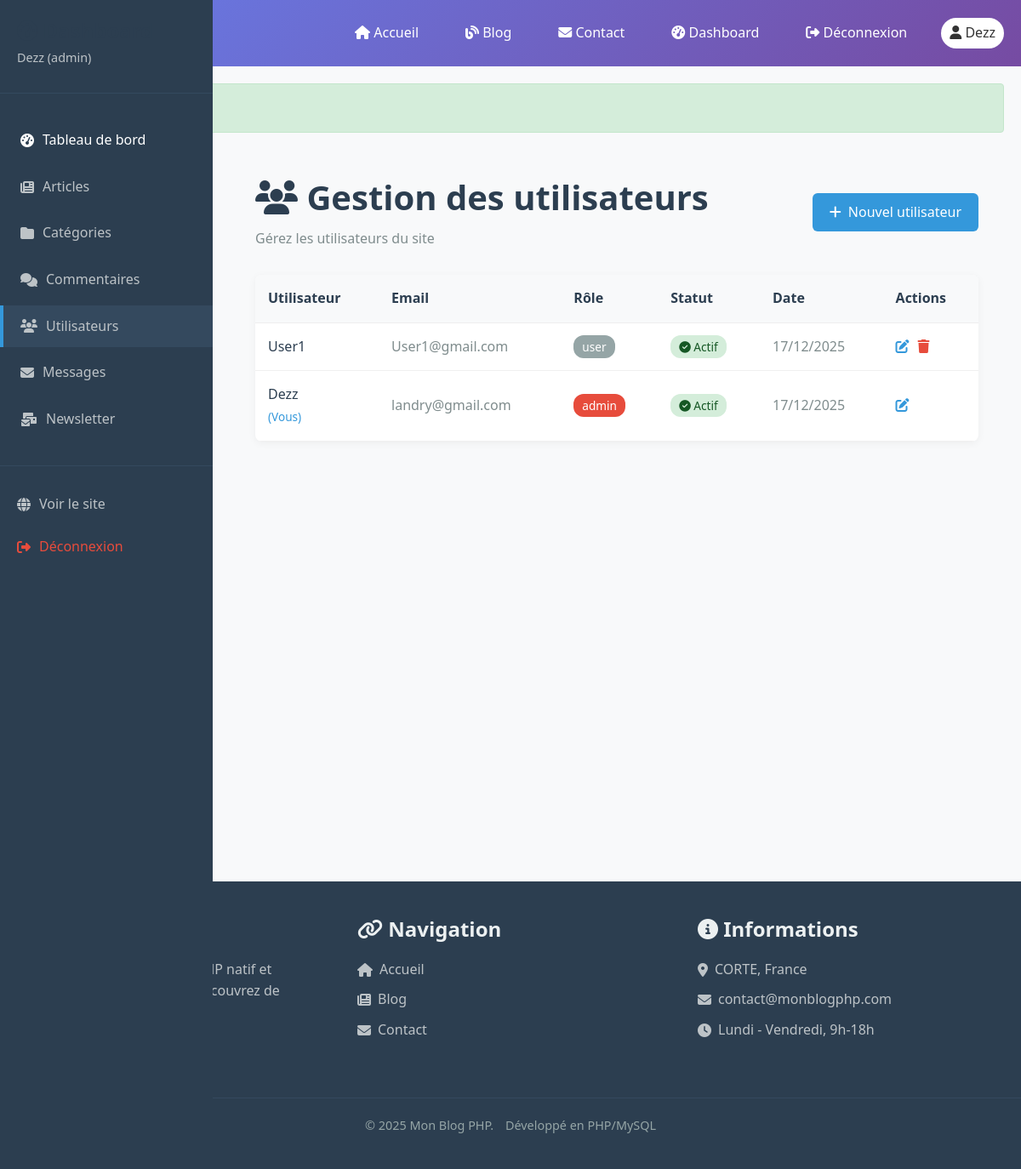
The app's page /dashboard/users.php (signed in) with its own data.
### tables this page shows
CREATE TABLE `users` (
  `id` int(11) NOT NULL,
  `username` varchar(50) NOT NULL,
  `email` varchar(100) NOT NULL,
  `password` varchar(255) NOT NULL,
  `role` enum('admin','author','user') DEFAULT 'user',
  `avatar` varchar(255) DEFAULT NULL,
  `created_at` datetime DEFAULT current_timestamp(),
  `is_active` tinyint(1) DEFAULT 1,
  `reset_token` varchar(100) DEFAULT NULL,
  `token_expiry` datetime DEFAULT NULL
);

### classes/Database.php (called while the page is built, shortened)
<?php
class Database {
    private static $instance = null;
    private function __construct() {
        try {
            $this->pdo = new PDO(
                "mysql:host=" . DB_HOST . ";dbname=" . DB_NAME . ";charset=utf8mb4",
                DB_USER,
                DB_PASS,
                [
                    PDO::ATTR_ERRMODE => PDO::ERRMODE_EXCEPTION,
                    PDO::ATTR_DEFAULT_FETCH_MODE => PDO::FETCH_ASSOC,
                    PDO::ATTR_EMULATE_PREPARES => false
                ]
            );
        } catch(PDOException $e) {
            die("Database connection failed: " . $e->getMessage());
        }
    }
    public static function getInstance() {
        if(self::$instance === null) {
            self::$instance = new Database();
        }
        return self::$instance->pdo;
    }
    public static function query($sql, $params = []) {
        $stmt = self::getInstance()->prepare($sql);
        $stmt->execute($params);
        return $stmt;
    }
    public static function fetchAll($sql, $params = []) {
        return self::query($sql, $params)->fetchAll();
    }
}
?>

### classes/User.php (called while the page is built, shortened)
<?php
class User {
    public function getAllUsers($limit = 50, $offset = 0) {
        return Database::fetchAll(
            "SELECT * FROM users ORDER BY created_at DESC LIMIT ? OFFSET ?",
            [$limit, $offset]
        );
    }
}
?>

### dashboard/users.php (the view, shortened to what this page needs)
<?php
require_once '../classes/Database.php';
require_once '../classes/User.php';
$userClass = new User();
$action = isset($_GET['action']) ? $_GET['action'] : 'list';
switch($action) {
    case 'list':
    default:
        $page = isset($_GET['page']) ? max(1, (int)$_GET['page']) : 1;
        $per_page = 20;
        $users = $userClass->getAllUsers($per_page, ($page - 1) * $per_page);
        $page_title = "Gestion des utilisateurs";
        break;
}
include '../includes/header.php';
?>
<div style="min-height: 100vh; background: #f8f9fa;">
    <?php include 'sidebar.php'; ?>
    <div style="margin-left: 250px; padding: 30px;">
        <div style="margin-bottom: 30px;">
            <div style="display: flex; justify-content: space-between; align-items: center;">
                <div>
                    <h1 style="margin: 0 0 10px; color: #2c3e50;">
                        <i class="fas fa-users"></i> <?php echo $page_title; ?>
                    </h1>
                    <p style="color: #7f8c8d; margin: 0;">
                        <?php echo $action == 'list' ? "Gérez les utilisateurs du site" : ""; ?>
                    </p>
                </div>
                <?php if($action == 'list') { ?>
                <a href="users.php?action=create"
                   style="background: #3498db; color: white; padding: 10px 20px; border-radius: 6px; text-decoration: none; display: inline-flex; align-items: center; gap: 8px;">
                    <i class="fas fa-plus"></i> Nouvel utilisateur
                </a>
                <?php } ?>
            </div>
        </div>
        <?php if($action == 'create' || $action == 'edit'): ?>
        <div style="max-width: 600px; margin: 0 auto;">
            <div style="background: white; padding: 30px; border-radius: 8px; box-shadow: 0 2px 10px rgba(0,0,0,0.05);">
                <form method="POST">
                    <div style="display: grid; gap: 20px;">
                        <div>
                            <label style="display: block; margin-bottom: 8px; font-weight: 500; color: #2c3e50;">
                                Nom d'utilisateur *
                            </label>
                            <input type="text" name="username" required minlength="3"
                                   value="<?php echo isset($user) ? htmlspecialchars($user['username']) : ''; ?>"
                                   style="width: 100%; padding: 12px; border: 1px solid #ddd; border-radius: 6px; font-size: 1rem;">
                        </div>
                        <div>
                            <label style="display: block; margin-bottom: 8px; font-weight: 500; color: #2c3e50;">
                                Email *
                            </label>
                            <input type="email" name="email" required
                                   value="<?php echo isset($user) ? htmlspecialchars($user['email']) : ''; ?>"
                                   style="width: 100%; padding: 12px; border: 1px solid #ddd; border-radius: 6px; font-size: 1rem;">
                        </div>
                        <div>
                            <label style="display: block; margin-bottom: 8px; font-weight: 500; color: #2c3e50;">
                                Mot de passe <?php echo $action == 'create' ? '*' : '(laisser vide pour ne pas changer)'; ?>
                            </label>
                            <input type="password" name="password"
                                   <?php echo $action == 'create' ? 'required' : ''; ?>
                                   minlength="8"
                                   style="width: 100%; padding: 12px; border: 1px solid #ddd; border-radius: 6px; font-size: 1rem;">
                            <small style="color: #7f8c8d; display: block; margin-top: 5px;">
                                8 caractères minimum, 1 majuscule, 1 chiffre
                            </small>
                        </div>
                        <div>
                            <label style="display: block; margin-bottom: 8px; font-weight: 500; color: #2c3e50;">
                                Rôle *
                            </label>
                            <select name="role" required
                                    style="width: 100%; padding: 12px; border: 1px solid #ddd; border-radius: 6px; font-size: 1rem;">
                                <option value="user" <?php echo (isset($user) && $user['role'] == 'user') ? 'selected' : ''; ?>>Utilisateur</option>
                                <option value="author" <?php echo (isset($user) && $user['role'] == 'author') ? 'selected' : ''; ?>>Auteur</option>
                                <option value="admin" <?php echo (isset($user) && $user['role'] == 'admin') ? 'selected' : ''; ?>>Administrateur</option>
                            </select>
                        </div>
                        <div>
                            <label style="display: flex; align-items: center; gap: 10px; cursor: pointer;">
                                <input type="checkbox" name="is_active" value="1"
                                       <?php echo (!isset($user) || $user['is_active']) ? 'checked' : ''; ?>>
                                <span>Compte actif</span>
                            </label>
                        </div>
                        <div style="display: flex; justify-content: space-between; align-items: center; padding-top: 20px; border-top: 1px solid #eee;">
                            <a href="users.php"
                               style="padding: 12px 25px; border: 1px solid #ddd; border-radius: 6px; text-decoration: none; color: #7f8c8d;">
                                Annuler
                            </a>
                            <button type="submit"
                                    style="background: #3498db; color: white; padding: 12px 30px; border: none; border-radius: 6px; font-size: 1rem; cursor: pointer;">
                                <?php echo $action == 'create' ? 'Créer l\'utilisateur' : 'Mettre à jour'; ?>
                            </button>
                        </div>
                    </div>
                </form>
            </div>
        </div>
        <?php else: ?>
        <?php if(empty($users)): ?>
        <div style="background: white; padding: 50px; border-radius: 8px; box-shadow: 0 2px 10px rgba(0,0,0,0.05); text-align: center;">
            <i class="fas fa-users-slash" style="font-size: 3rem; color: #ddd; margin-bottom: 15px;"></i>
            <h3 style="color: #95a5a6; margin-bottom: 10px;">Aucun utilisateur</h3>
            <p style="color: #bdc3c7;">Commencez par créer votre premier utilisateur</p>
        </div>
        <?php else: ?>
        <div style="background: white; border-radius: 8px; box-shadow: 0 2px 10px rgba(0,0,0,0.05); overflow: hidden;">
            <table style="width: 100%; border-collapse: collapse;">
                <thead>
                    <tr style="background: #f8f9fa;">
                        <th style="padding: 15px; text-align: left; border-bottom: 1px solid #eee; color: #2c3e50;">Utilisateur</th>
                        <th style="padding: 15px; text-align: left; border-bottom: 1px solid #eee; color: #2c3e50;">Email</th>
                        <th style="padding: 15px; text-align: left; border-bottom: 1px solid #eee; color: #2c3e50;">Rôle</th>
                        <th style="padding: 15px; text-align: left; border-bottom: 1px solid #eee; color: #2c3e50;">Statut</th>
                        <th style="padding: 15px; text-align: left; border-bottom: 1px solid #eee; color: #2c3e50;">Date</th>
                        <th style="padding: 15px; text-align: left; border-bottom: 1px solid #eee; color: #2c3e50;">Actions</th>
                    </tr>
                </thead>
                <tbody>
                    <?php foreach($users as $usr) { ?>
                    <tr style="border-bottom: 1px solid #f0f0f0;">
                        <td style="padding: 15px;">
                            <div style="font-weight: 500; color: #2c3e50;"><?php echo htmlspecialchars($usr['username']); ?></div>
                            <?php if($usr['id'] == $_SESSION['user_id']): ?>
                            <span style="font-size: 0.85rem; color: #3498db;">(Vous)</span>
                            <?php endif; ?>
                        </td>
                        <td style="padding: 15px; color: #7f8c8d;"><?php echo $usr['email']; ?></td>
                        <td style="padding: 15px;">
                            <span style="background: <?php echo $usr['role'] == 'admin' ? '#e74c3c' : ($usr['role'] == 'author' ? '#3498db' : '#95a5a6'); ?>;
                                  color: white; padding: 4px 10px; border-radius: 12px; font-size: 0.85rem;">
                                <?php echo $usr['role']; ?>
                            </span>
                        </td>
                        <td style="padding: 15px;">
                            <?php if($usr['is_active']): ?>
                            <a href="users.php?action=toggle_active&id=<?php echo $usr['id']; ?>"
                               style="background: #d4edda; color: #155724; padding: 4px 10px; border-radius: 12px; font-size: 0.85rem; text-decoration: none;">
                                <i class="fas fa-check-circle"></i> Actif
                            </a>
                            <?php endif; ?>
                        </td>
                        <td style="padding: 15px; color: #7f8c8d;">
                            <?php echo date('d/m/Y', strtotime($usr['created_at'])); ?>
                        </td>
                        <td style="padding: 15px;">
                            <div style="display: flex; gap: 10px;">
                                <a href="users.php?action=edit&id=<?php echo $usr['id']; ?>"
                                   style="color: #3498db; text-decoration: none;" title="Éditer">
                                    <i class="fas fa-edit"></i>
                                </a>
                                <?php if($usr['id'] != $_SESSION['user_id']): ?>
                                <a href="users.php?action=delete&id=<?php echo $usr['id']; ?>"
                                   onclick="return confirm('Supprimer cet utilisateur ?')"
                                   style="color: #e74c3c; text-decoration: none;" title="Supprimer">
                                    <i class="fas fa-trash"></i>
                                </a>
                                <?php endif; ?>
                            </div>
                        </td>
                    </tr>
                    <?php } ?>
                </tbody>
            </table>
        </div>
        <?php endif; ?>
        <?php endif; ?>
    </div>
</div>
<?php include '../includes/footer.php'; ?>

### assets/css/style.css (style rules this page uses)
* { margin: 0; padding: 0; box-sizing: border-box; }
html { scroll-behavior: smooth; }
body { font-family: 'Segoe UI', Tahoma, Geneva, Verdana, sans-serif; line-height: 1.6; color: #333; background-color: #f8f9fa; }
h1, h2, h3, h4, h5, h6 { font-weight: 600; line-height: 1.3; margin-bottom: 1rem; color: #2c3e50; }
h1 { font-size: 2.5rem; }
p { margin-bottom: 1rem; }
a { color: #3498db; text-decoration: none; transition: color 0.3s; }

### includes/header.php (style rules this page uses)
* { margin: 0; padding: 0; box-sizing: border-box; }
body { font-family: 'Segoe UI', Tahoma, Geneva, Verdana, sans-serif; line-height: 1.6; }

### records on screen
users: username "User1", email "User1@gmail.com", role "user", created_at "17/12/2025"
users: username "Dezz", shows "(Vous)", email "landry@gmail.com", role "admin", created_at "17/12/2025"

### other values on screen
$_SESSION['username'] "Dezz"
$_SESSION['role'] "admin"
$page_title "Gestion des utilisateurs"
str_replace(' ', '', SITE_NAME) "monblogphp"
SITE_NAME "Mon Blog PHP"
